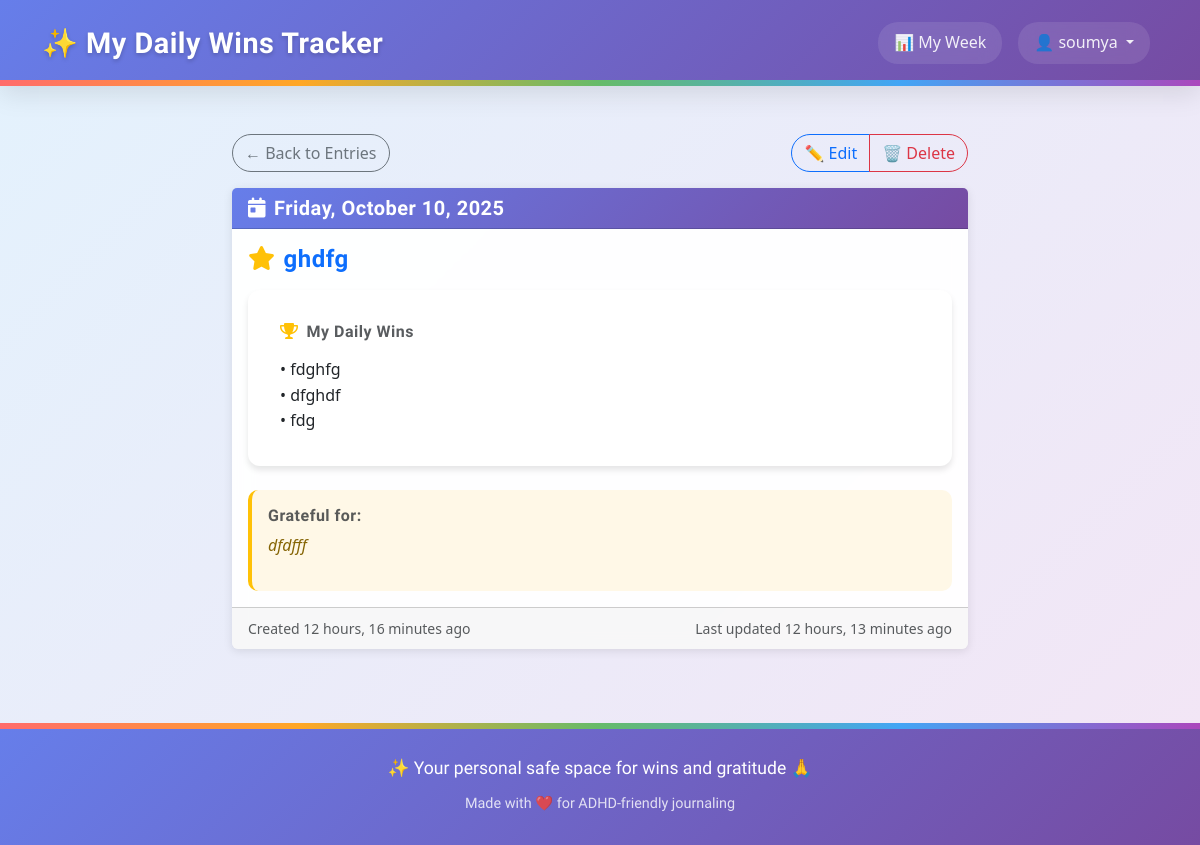
Before: /entries/61/ (signed in) with the older database file.
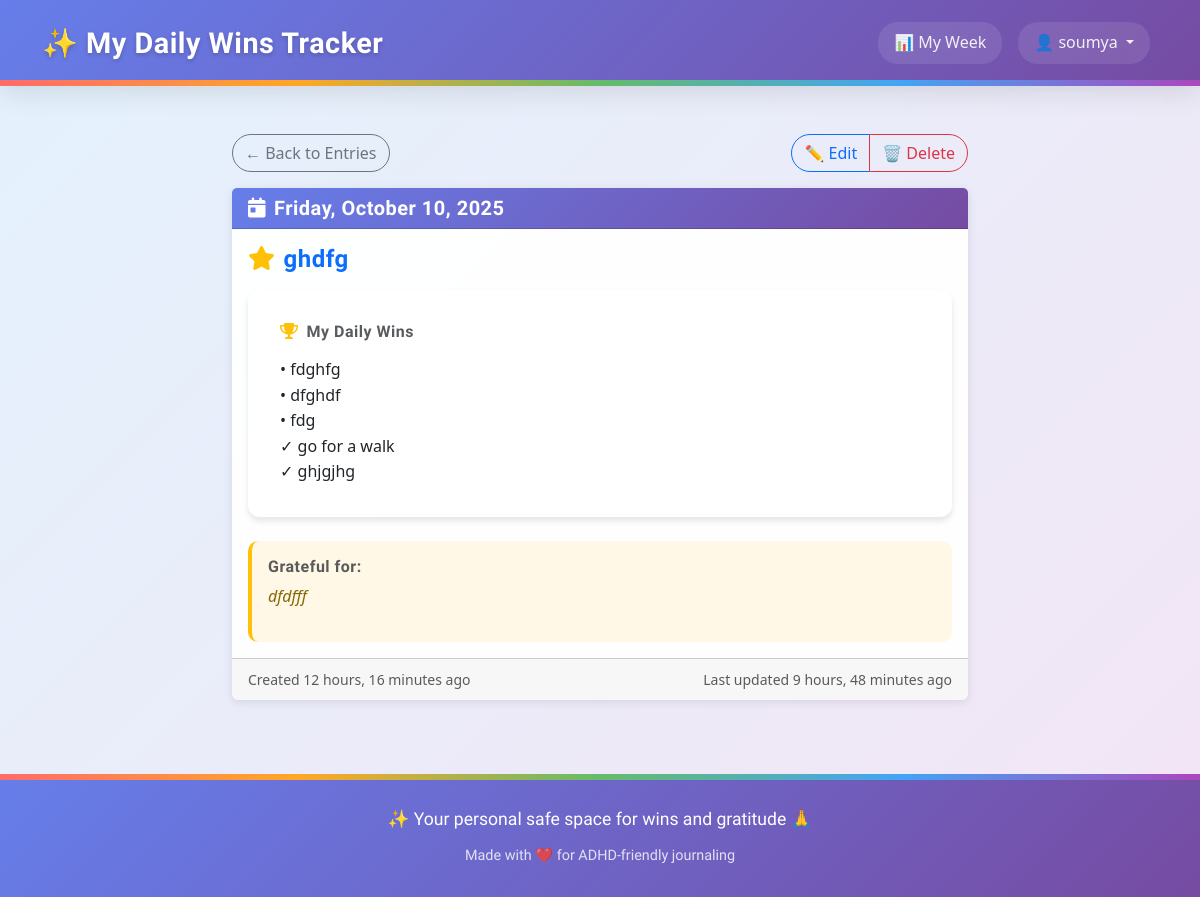
After: the same page with the newer database file.
### tracker/models.py (models this page shows, shortened)
class Entry(models.Model):
    class MoodChoice(models.IntegerChoices):
        TERRIBLE = 1, '😰 Terrible'
        BAD = 2, '😞 Bad'
        MEH = 3, '😐 Meh'
        OKAY = 4, '🙂 Okay'
        GOOD = 5, '😊 Good'
        GREAT = 6, '😄 Great'
        AMAZING = 7, '🤩 Amazing'
        FANTASTIC = 8, '🥳 Fantastic'
        INCREDIBLE = 9, '✨ Incredible'
        PERFECT = 10, '🌟 Perfect'
    user = models.ForeignKey(User, on_delete=models.CASCADE, related_name='entries')
    entry_date = models.DateField(help_text="The date this entry is for", null=True, blank=True)
    title = models.CharField(max_length=200, blank=True, help_text="Short title for your daily win")
    content = models.TextField(blank=True, help_text="Details about your daily wins")
    mood_rating = models.IntegerField(
        choices=MoodChoice.choices,
        null=True,
        blank=True,
        help_text="How was your mood today?"
    )
    gratitude_text = models.TextField(
        blank=True,
        help_text="Today I was grateful for..."
    )
    date_created = models.DateTimeField(auto_now_add=True)
    date_modified = models.DateTimeField(auto_now=True)
    is_private = models.BooleanField(default=True)
    categories = models.ManyToManyField(
        Category,
        blank=True,
        related_name='entries',
        help_text="Optional categories for this entry"
    )
    class Meta:
        verbose_name_plural = "Entries"
        ordering = ['-entry_date', '-date_created']
        constraints = [
            UniqueConstraint(
                fields=['user', 'entry_date'],
                name='unique_entry_per_user_per_day',
                violation_error_message='You can only have one entry per day.'
            ),
            models.CheckConstraint(
                name='mood_rating_valid_choice',
                check=models.Q(mood_rating__isnull=True) | models.Q(mood_rating__in=[1,2,3,4,5,6,7,8,9,10]),
                violation_error_message='Mood rating must be between 1 and 10.',
            )
        ]
        indexes = [
            models.Index(fields=['user', '-entry_date']),  # Dashboard queries
            models.Index(fields=['user', 'entry_date']),   # Day lookups
            models.Index(fields=['mood_rating']),          # Filtering
        ]

### tracker/views.py (the view)
# urls.py: path("entries/<int:pk>/", views.entry_detail, name="entry_detail"),
@login_required
def entry_detail(request, pk):
    entry = get_object_or_404(Entry, pk=pk, user=request.user)
    return render(request, 'tracker/entry_detail.html', {'entry': entry})

### tracker/templatetags/win_filters.py (called while the page is built)
@register.filter
def format_wins(content):
    if not content:
        return ""
    lines = [line.strip() for line in content.split('\n') if line.strip()]
    if not lines:
        return ""
    bullet_points = []
    for line in lines:
        if line.startswith('✓'):
            bullet_points.append(line)
        else:
            clean_line = re.sub(r'^[•\-\*\+]\s*', '', line).strip()
            if clean_line:
                bullet_points.append(f'• {clean_line}')
    return mark_safe('<br>'.join(bullet_points))

### templates/tracker/entry_detail.html (shortened to what this page needs)
{% extends "base.html" %}
{% load static %}
{% load win_filters %}
{% block extra_css %}
<link rel="stylesheet" href="{% static 'css/forms.css' %}">
{% endblock %}
{% block content %}
<div class="row justify-content-center">
    <div class="col-lg-8">
        <div class="d-flex justify-content-between align-items-center mb-3">
            <div>
                <a href="{% url 'entry_list' %}" class="btn btn-outline-secondary">
                    ← Back to Entries
                </a>
            </div>
            <div>
                <div class="btn-group" role="group">
                    <a href="{% url 'entry_edit' entry.pk %}" class="btn btn-outline-primary">
                        ✏️ Edit
                    </a>
                    <button type="button" class="btn btn-outline-danger" onclick="deleteEntry({{ entry.pk }})">
                        🗑️ Delete
                    </button>
                </div>
            </div>
        </div>
        <div class="card">
            <div class="card-header">
                <div class="d-flex justify-content-between align-items-center">
                    <div>
                        <h5 class="mb-0">
                            <i class="fas fa-calendar-day me-2"></i>{{ entry.entry_date|date:"l, F j, Y" }}
                        </h5>
                    </div>
                </div>
            </div>
            <div class="card-body">
                {% if entry.title %}
                    <h4 class="text-primary mb-3">
                        <i class="fas fa-star text-warning me-2"></i>{{ entry.title }}
                    </h4>
                {% endif %}
                {% if entry.content %}
                    <div class="entry-content mb-4">
                        <h6 class="text-muted mb-3">
                            <i class="fas fa-trophy text-warning me-2"></i>My Daily Wins
                        </h6>
                        {{ entry.content|format_wins }}
                    </div>
                {% endif %}
                {% if entry.gratitude_text %}
                    <div class="mt-4 p-3" style="background: #fff8e7; border-radius: 10px; border-left: 4px solid #ffc107;">
                        <h6 class="text-muted mb-2">Grateful for:</h6>
                        <div style="font-style: italic; color: #856404;">
                            {{ entry.gratitude_text|linebreaks }}
                        </div>
                    </div>
                {% endif %}
            </div>
            <div class="card-footer text-muted">
                <div class="row">
                    <div class="col-md-6">
                        <small>
                            Created {{ entry.date_created|timesince }} ago
                        </small>
                    </div>
                    <div class="col-md-6 text-end">
                        {% if entry.date_modified != entry.date_created %}
                            <small>
                                Last updated {{ entry.date_modified|timesince }} ago
                            </small>
                        {% endif %}
                    </div>
                </div>
            </div>
        </div>
    </div>
</div>
{% endblock %}

Changed rows visible on the page:
changed Entry "ghdfg": content "• fdghfg • dfghdf • fdg" → "• fdghfg • dfghdf • fdg ✓ go for a walk ✓ ghjgjhg"; date_modified "12 hours, 13 minutes" → "9 hours, 48 minutes"
